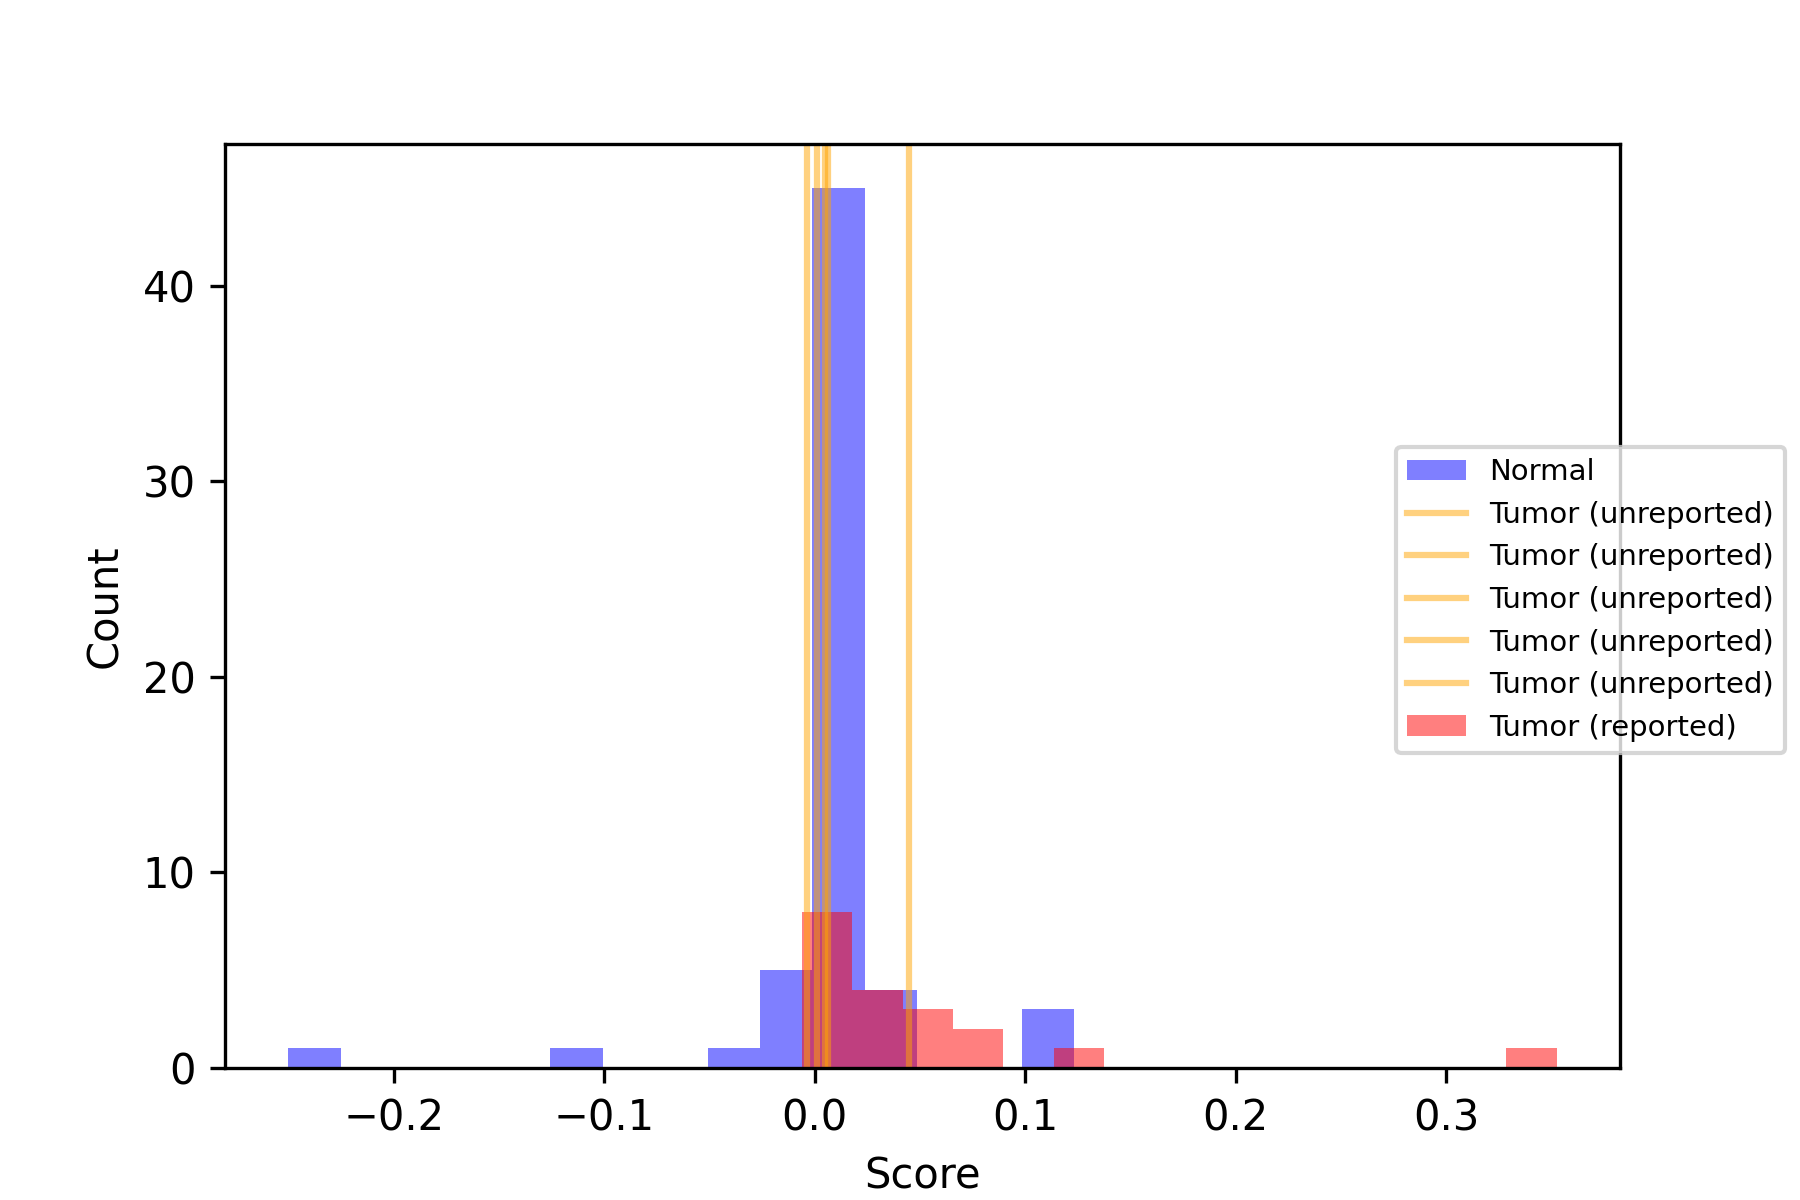

This chart was generated by the following Python code:
#!/usr/bin/env python

import argparse
import matplotlib.pyplot as plt
import pandas as pd
from polymerization.datasets import *
from polymerization.stix2fusion import *
from polymerization.io import *

parser = argparse.ArgumentParser(description='')
parser.add_argument('--score', default='score.in_tissue.tsv')
parser.add_argument('--outfile', default='hist_score.png')
parser.add_argument('--bed', default='../2025_04-gene_bedfile_cln/grch37.genes.promoter_pad.bed')
parser.add_argument('--bins', type=int, default=15)
args = parser.parse_args()

df_bed = read_bed(args.bed, gene_col_idx=3)
df_score = pd.read_csv(args.score, sep='\t')
df_tumor_fusion =get_pcawg_recurrent_tumor_fusions()
df_tumor_fusion = left_sort_fusion_set(df_tumor_fusion, df_bed=df_bed)
df_score['gene_left'] = df_score['fusion'].apply(lambda x: x.split('--')[0])
df_score['gene_right'] = df_score['fusion'].apply(lambda x: x.split('--')[1])
df_merge = pd.merge(df_score, df_tumor_fusion, how='left', on=['gene_left', 'gene_right'])
df_merge_tumor_reported = df_merge[df_merge['label']==1]
df_merge_tumor_reported = df_merge_tumor_reported[df_merge_tumor_reported['reported_previously']!='False']
df_merge_tumor_unreported = df_merge[df_merge['label']==1]
df_merge_tumor_unreported = df_merge_tumor_unreported[df_merge_tumor_unreported['reported_previously']=='False']
df_merge_normal = df_merge[df_merge['label']==0]
fig, ax = plt.subplots(figsize=(6, 4))

for df in [df_merge_normal, df_merge_tumor_unreported, df_merge_tumor_reported]:
	if df is df_merge_normal:
		label = 'Normal'
		color = 'blue'
	elif df is df_merge_tumor_unreported:
		label = 'Tumor (unreported)'
		color = 'orange'
	else:
		label = 'Tumor (reported)'
		color = 'red'
	bins = int(min(args.bins, len(df['score'].unique())))
	# For very small groups (few points) draw vertical lines
	if len(df['score']) <= 10:
		for score in df['score']:
			ax.axvline(score, color=color, alpha=0.5, label=label)
	else:
		ax.hist(df['score'], bins=bins, alpha=0.5, label=label, color=color)
	print(df['score'].describe())


ax.set_xlabel('Score')
ax.set_ylabel('Count')
fig.legend(loc='right', fontsize=7)
fig.savefig(args.outfile, dpi=300)
df_merge_tumor_unreported.to_csv('score.in_tissue.tumor_unreported.tsv', sep='\t', index=False)
